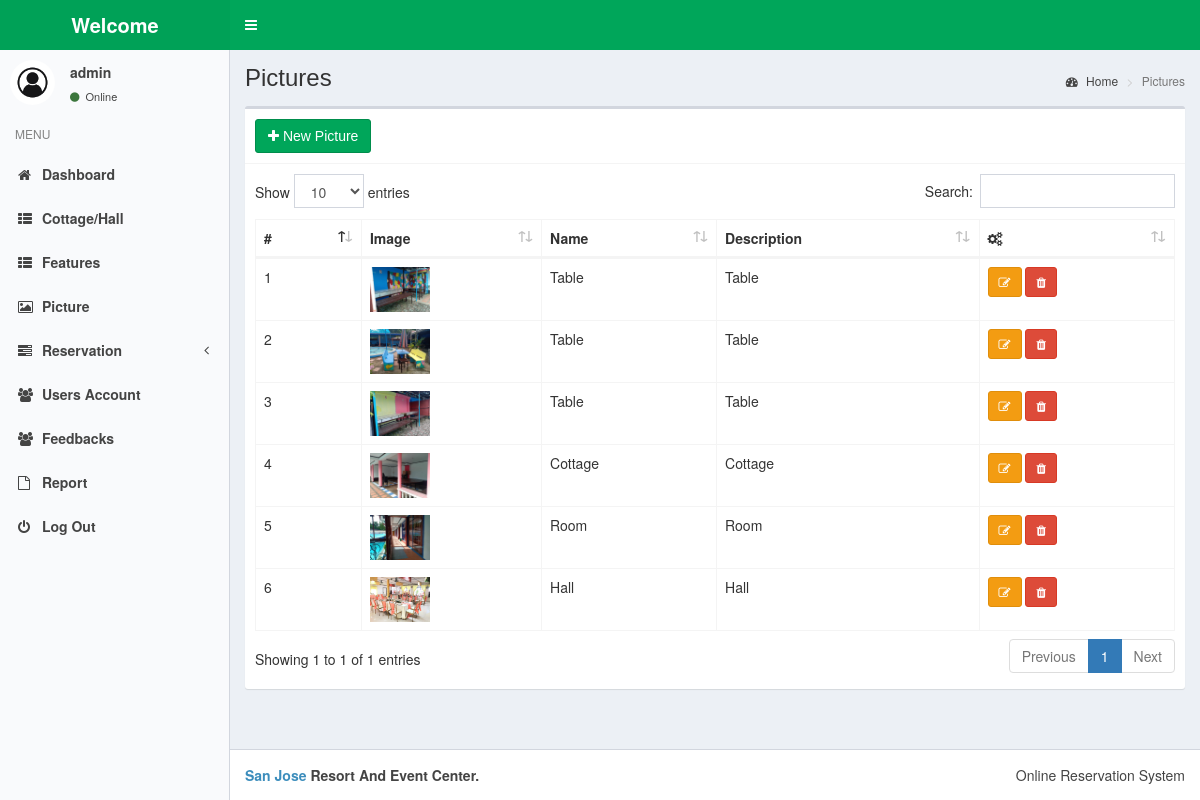
Screenshot of /admin/?pictures (signed in) with the database file from the repository.
### tables this page shows
CREATE TABLE `picture` (
  `id` int(250) NOT NULL,
  `img` varchar(250) NOT NULL,
  `name` varchar(250) NOT NULL,
  `des` varchar(250) NOT NULL
);

### admin/function/function_get.php (the view, shortened to what this page needs)
<?php
function get_picture($con) {
  $sql = "SELECT * FROM `picture`";
  $query = mysqli_query($con, $sql);
  $i = 1;
  if (mysqli_num_rows($query) > 0) {
      while ($fetch = mysqli_fetch_assoc($query)) {
          echo "
                <tbody>
                    <tr>
                    <td>".$i."</td>
                    <td><img src='function/".$fetch['img']."' alt='image' width='60px'></td>
                    <td>".$fetch['name']."</td>
                    <td>".$fetch['des']."</td>
                    <td><a href='?picture-edit=".$fetch['id']."' class='btn btn-warning btn-sm'><i class='fa fa-edit'></i></a>
                    <button type='button' data-toggle='modal' data-target='#modal-delete-".$fetch['id']."' class='btn btn-danger btn-sm'><i class='fa fa-trash'></i></button></td>
                    </tr>
                </tbody>";
                $i=$i+1;
      }
  }else{
      echo "no data";
  }
}

### rows the page displays
picture: img (picture), name "Table", des "Table"
picture: img (picture), name "Table", des "Table"
picture: img (picture), name "Table", des "Table"
picture: img (picture), name "Cottage", des "Cottage"
picture: img (picture), name "Room", des "Room"
picture: img (picture), name "Hall", des "Hall"

### other values shown
$_SESSION["admin_uname"] "admin"
